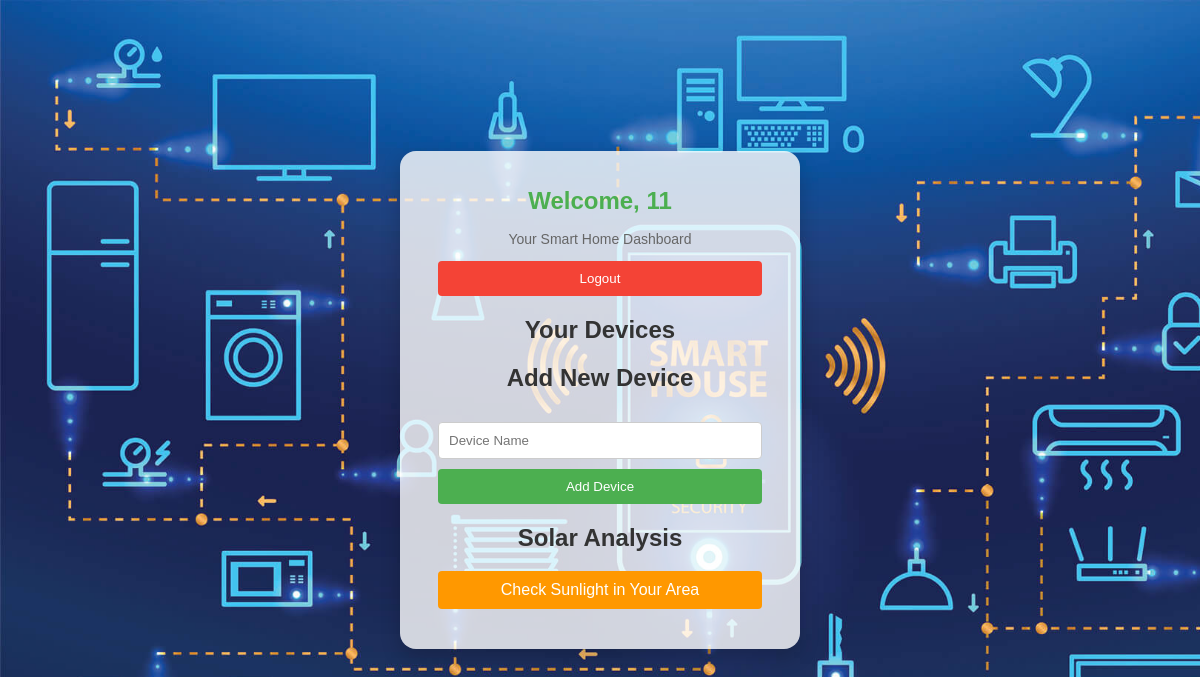
Before: /home/11 with the older database file.
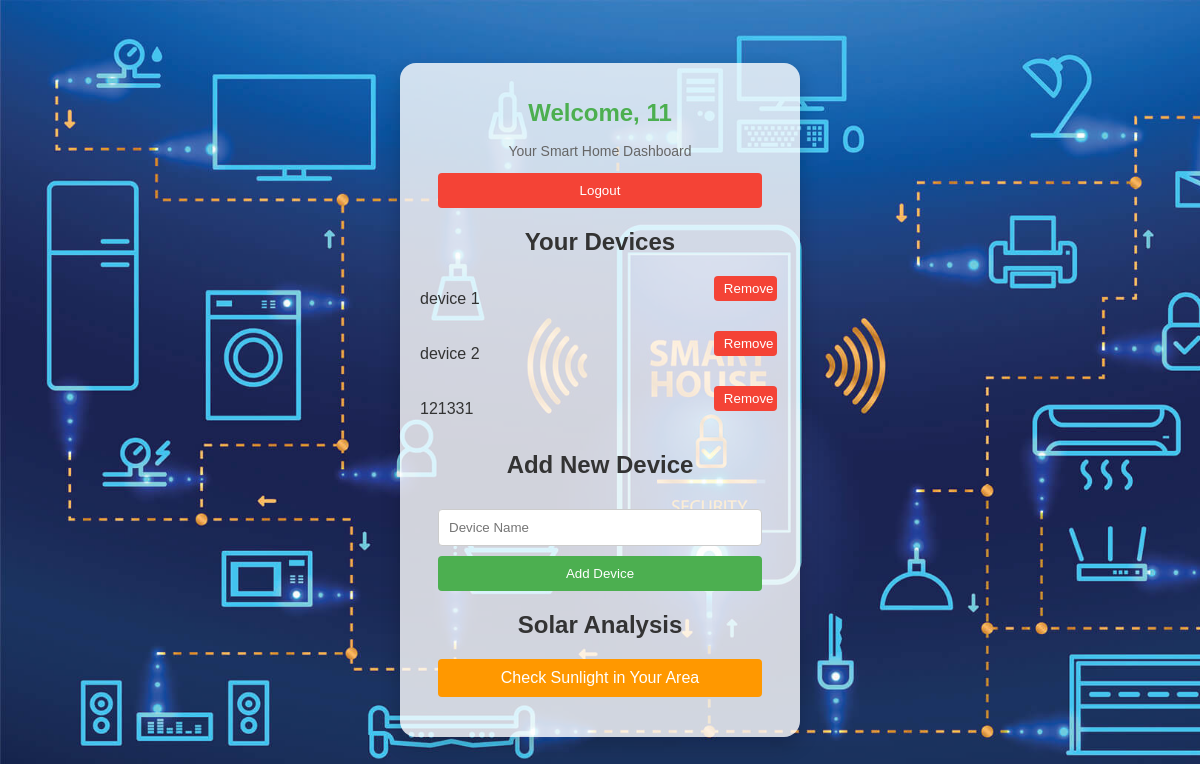
After: the same page with the newer database file.
### tables this page shows
CREATE TABLE devices (
    id INTEGER PRIMARY KEY AUTOINCREMENT,
    username TEXT NOT NULL,
    device_name TEXT NOT NULL
);

### main.py (the view)
@app.get("/home/{username}", response_class=HTMLResponse)
async def home(request: Request, username: str):
    cursor.execute("SELECT device_name FROM devices WHERE username = ?", (username,))
    devices = cursor.fetchall()
    return templates.TemplateResponse("home.html", {"request": request, "username": username, "devices": devices})

### templates/home.html (shortened to what this page needs)
<!DOCTYPE html>
<html>
<head>
    <link rel="stylesheet" href="/static/style.css">
</head>
<body class="home-bg">
    <div class="screen">
        <div class="header">
            <h1>Welcome, {{ username }}</h1>
            <p>Your Smart Home Dashboard</p>
            <form method="get" action="/">
                <button type="submit" class="logout-button">Logout</button>
            </form>
        </div>
        <div class="devices-container">
            <h2>Your Devices</h2>
            <ul>
                {% for device in devices %}
                <li>
                    {{ device[0] }}
                    <form method="post" action="/remove_device" style="display: inline;">
                        <button type="submit" class="remove-button">Remove</button>
                    </form>
                </li>
                {% endfor %}
            </ul>
        </div>
        <div class="add-device">
            <h2>Add New Device</h2>
            <form method="post" action="/add_device">
                <input type="text" name="device_name" placeholder="Device Name" required><br>
                <button type="submit">Add Device</button>
            </form>
        </div>
        <div class="solar-analysis">
            <h2>Solar Analysis</h2>
            <form method="get" action="/solar-check">
                <button type="submit" class="special-button">Check Sunlight in Your Area</button>
            </form>
        </div>
    </div>
</body>
</html>

### static/style.css (style rules this page uses)
body { font-family: 'Arial', sans-serif; margin: 0; padding: 0; color: #333; background-size: cover; background-repeat: no-repeat; display: flex; justify-content: center; align-items: center; min-height: 100vh; }
.screen { width: 360px; padding: 20px; background: rgba(255, 255, 255, 0.8); border-radius: 16px; box-shadow: 0 8px 20px rgba(0, 0, 0, 0.2); text-align: center; }
.header h1 { font-size: 24px; color: #4CAF50; }
.header p { font-size: 14px; color: #666; }
form { margin-bottom: 20px; }
input[type="text"], input[type="password"] { width: 90%; padding: 10px; margin: 10px 0; border: 1px solid #ccc; border-radius: 4px; box-sizing: border-box; }
button { background: #4CAF50; color: white; border: none; padding: 10px 15px; border-radius: 4px; cursor: pointer; width: 90%; }
.logout-button { background: #f44336; }
.devices-container ul { list-style: none; padding: 0; }
.devices-container li { margin: 10px 0; display: flex; justify-content: space-between; align-items: center; }
.add-device { margin-top: 20px; }
.remove-button { background: #f44336; padding: 5px 10px; }
body.home-bg { background-image: url('/static/home-bg.jpg'); }
.solar-analysis .special-button { background: #ff9800; color: white; padding: 10px 15px; border-radius: 4px; font-size: 16px; }

Changed rows visible on the page:
added devices: device_name "device 1"
added devices: device_name "device 2"
added devices: device_name "121331"
